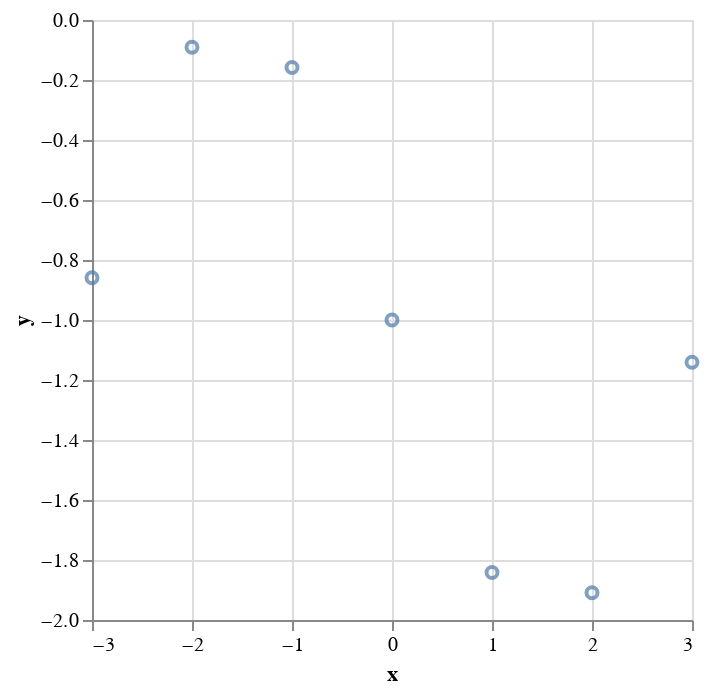

Source (notebook cell):
### Code cell
data = sl.funcEmIntervalo(deriv)

dataf = pd.DataFrame(data)

dataf

alt.Chart(dataf).mark_point().encode(
    x='x',
    y='y'
)

### Figure 1 — Vega-Lite specification as saved in the notebook (floating-point values rounded to 4 significant figures)
{"config": {"view": {"continuousWidth": 300, "continuousHeight": 300}}, "data": {"name": "data-8a4da974df5b09bfa144d48f3e55f981"}, "mark": {"type": "point"}, "encoding": {"x": {"field": "x", "type": "quantitative"}, "y": {"field": "y", "type": "quantitative"}}, "$schema": "https://vega.github.io/schema/vega-lite/v5.8.0.json", "datasets": {"data-8a4da974df5b09bfa144d48f3e55f981": [{"x": -3, "y": -0.8589}, {"x": -2, "y": -0.0907}, {"x": -1, "y": -0.1585}, {"x": 0, "y": -1.0}, {"x": 1, "y": -1.841}, {"x": 2, "y": -1.909}, {"x": 3, "y": -1.141}]}}
